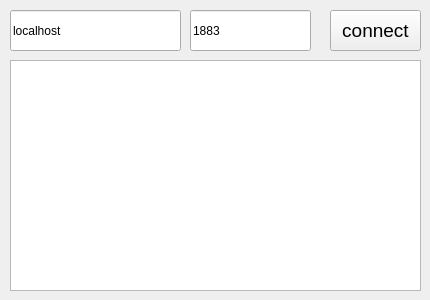
          <widget class="QWidget" name="GalaxyTabWidget">
           <attribute name="title">
            <string>Galaxy</string>
           </attribute>
           <widget class="QLineEdit" name="ipGalaxy">
            <property name="enabled">
             <bool>true</bool>
            </property>
            <property name="geometry">
             <rect>
              <x>10</x>
              <y>10</y>
              <width>171</width>
              <height>41</height>
             </rect>
            </property>
            <property name="text">
             <string>localhost</string>
            </property>
           </widget>
           <widget class="QPushButton" name="connectGalaxyButton">
            <property name="enabled">
             <bool>true</bool>
            </property>
            <property name="geometry">
             <rect>
              <x>330</x>
              <y>10</y>
              <width>91</width>
              <height>41</height>
             </rect>
            </property>
            <property name="font">
             <font>
              <pointsize>14</pointsize>
              <weight>50</weight>
              <bold>false</bold>
             </font>
            </property>
            <property name="text">
             <string>connect</string>
            </property>
           </widget>
           <widget class="QLineEdit" name="portGalaxy">
            <property name="enabled">
             <bool>true</bool>
            </property>
            <property name="geometry">
             <rect>
              <x>190</x>
              <y>10</y>
              <width>121</width>
              <height>41</height>
             </rect>
            </property>
            <property name="text">
             <string>1883</string>
            </property>
           </widget>
           <widget class="QTextBrowser" name="textBrowser">
            <property name="geometry">
             <rect>
              <x>10</x>
              <y>60</y>
              <width>411</width>
              <height>231</height>
             </rect>
            </property>
           </widget>
          </widget>
